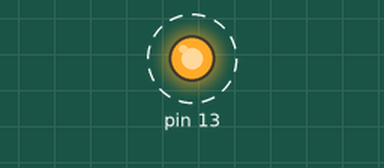
Simulated run of this sketch. Board: Arduino Uno, built with avr-gcc and run on an emulated ATmega328P. Shown: output pins drawn as LEDs (lit = HIGH). Dashed ring = blinking. What the sketch prints to the serial monitor is not drawn.

Above: at 0.6 s.
Timing chart, 0 to 5.5 s (numbered marks = the images above):
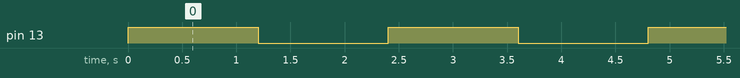

The sketch:

Program_11-2.ino
```cpp
// (licence header left out)
#define LEDPort PORTB           // Arduino pin 13 is bit 5 of port B
#define LEDPort_Direction DDRB  // DDRB is the port B direction register (0=input, 1=output)
#define LEDBit 5                // Constant for bit 5
#define Clock_MHz 16
#define MicroSec 1000000
#define DelayTime (uint32_t)((Clock_MHz * MicroSec / 5))  // set to any rate desired
unsigned long timer = 0;
uint8_t clockByte = 0;

void setup() {         // same as pinMode(13, OUTPUT)
  asm volatile (       // shows default parameter use instead of our defines/names
    "sbi %0, %1 \n\t"  // sets port and bit direction
    : : "I" (_SFR_IO_ADDR(DDRB)), "I" (DDB5) // I: 6-bit positive integer constant
  );

  Serial.begin(9600);
  //clock_prescale_set((clock_div_t)3);
  //clockByte = clock_prescale_get();

  //Serial.println(clock_prescale_get());
}

void loop() {
  timer = millis();
  asm volatile (
     " mainLoop: "                         // move DelayTime to registers
     "    mov r16, %D3  \n\t"              // LSB of DelayTime
     "    mov r17, %C3  \n\t"              // A2, B2, C2, D2 each is 8 bits
     "    mov r18, %B3  \n\t"
     "    mov r19, %A3  \n\t"              // MSB of DelayTime
     "    mov r20, %D3  \n\t"
     "    mov r21, %C3  \n\t"
     "    mov r22, %B3  \n\t"
     "    mov r23, %A3  \n\t"
     "    sbi %[port], %[ledbit] \n\t"     // set I/O bit (turn LED on)
     " onLoop: "
     "    subi r23, 1  \n\t"       // subtract constant from register
     "    sbci r22, 0  \n\t"       // subtract with carry constant from register
     "    sbci r21, 0  \n\t"
     "    sbci r20, 0  \n\t"
     "    brcc onLoop  \n\t"               // branch if carry cleared
     "    cbi  %[port], %[ledbit] \n\t"    // clear I/O bit (turn LED off)
     " offLoop:"
     "    subi r19, 1  \n\t"
     "    sbci r18, 0  \n\t"
     "    sbci r17, 0  \n\t"
     "    sbci r16, 0  \n\t"
     "    brcc offLoop \n\t"
     : "=r" (clockByte)                                    // no output variables
     : [port] "n" (_SFR_IO_ADDR(LEDPort)), // input variables
       [ledbit] "n" (LEDBit),              // n: integer with known value
       "d" (DelayTime)                     // d: greater than r15
     : "r16","r17","r18","r19","r20","r21","r22","r23"  // clobbers
     );
     Serial.println(clockByte);
}
```

Measured:
- by itself, pin 13: alternates HIGH for 1.2 s and LOW for 1.2 s
